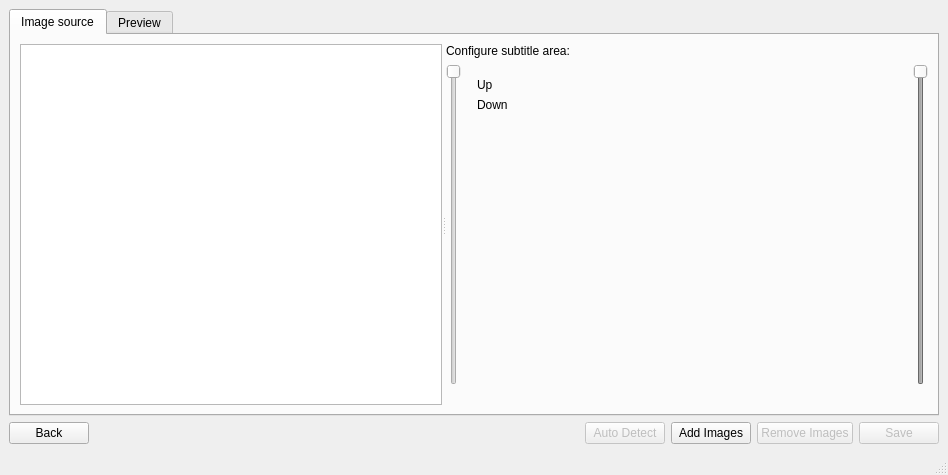
<?xml version="1.0" encoding="UTF-8"?>
<ui version="4.0">
 <class>ImageStitchingWindow</class>
 <widget class="QMainWindow" name="ImageStitchingWindow">
  <property name="geometry">
   <rect>
    <x>0</x>
    <y>0</y>
    <width>948</width>
    <height>475</height>
   </rect>
  </property>
  <property name="windowTitle">
   <string>Image Stitching</string>
  </property>
  <widget class="QWidget" name="centralwidget">
   <property name="sizePolicy">
    <sizepolicy hsizetype="Expanding" vsizetype="Expanding">
     <horstretch>0</horstretch>
     <verstretch>0</verstretch>
    </sizepolicy>
   </property>
   <layout class="QHBoxLayout" name="horizontalLayout_4">
    <item>
     <layout class="QVBoxLayout" name="verticalLayout">
      <property name="sizeConstraint">
       <enum>QLayout::SetDefaultConstraint</enum>
      </property>
      <item>
       <widget class="QTabWidget" name="tabWidget">
        <property name="sizePolicy">
         <sizepolicy hsizetype="Expanding" vsizetype="Expanding">
          <horstretch>0</horstretch>
          <verstretch>0</verstretch>
         </sizepolicy>
        </property>
        <property name="currentIndex">
         <number>0</number>
        </property>
        <widget class="QWidget" name="tab">
         <attribute name="title">
          <string>Image source</string>
         </attribute>
         <layout class="QHBoxLayout" name="horizontalLayout_2">
          <item>
           <widget class="QSplitter" name="splitter">
            <property name="orientation">
             <enum>Qt::Horizontal</enum>
            </property>
            <widget class="QListWidget" name="imageListWidget">
             <property name="minimumSize">
              <size>
               <width>200</width>
               <height>300</height>
              </size>
             </property>
             <property name="selectionMode">
              <enum>QAbstractItemView::ExtendedSelection</enum>
             </property>
             <property name="selectionBehavior">
              <enum>QAbstractItemView::SelectRows</enum>
             </property>
            </widget>
            <widget class="QWidget" name="verticalLayoutWidget_2">
             <layout class="QVBoxLayout" name="verticalLayout_2">
              <item>
               <widget class="QLabel" name="label_2">
                <property name="text">
                 <string>Configure subtitle area:</string>
                </property>
               </widget>
              </item>
              <item>
               <layout class="QHBoxLayout" name="horizontalLayout_3">
                <item>
                 <widget class="QSlider" name="upVerticalSlider">
                  <property name="enabled">
                   <bool>false</bool>
                  </property>
                  <property name="maximum">
                   <number>100</number>
                  </property>
                  <property name="value">
                   <number>0</number>
                  </property>
                  <property name="tracking">
                   <bool>true</bool>
                  </property>
                  <property name="orientation">
                   <enum>Qt::Vertical</enum>
                  </property>
                  <property name="invertedAppearance">
                   <bool>true</bool>
                  </property>
                  <property name="invertedControls">
                   <bool>false</bool>
                  </property>
                 </widget>
                </item>
                <item>
                 <widget class="QWidget" name="imageWidget" native="true">
                  <property name="minimumSize">
                   <size>
                    <width>250</width>
                    <height>250</height>
                   </size>
                  </property>
                  <widget class="QLabel" name="imageLabel">
                   <property name="geometry">
                    <rect>
                     <x>0</x>
                     <y>89</y>
                     <width>250</width>
                     <height>191</height>
                    </rect>
                   </property>
                   <property name="minimumSize">
                    <size>
                     <width>0</width>
                     <height>0</height>
                    </size>
                   </property>
                   <property name="text">
                    <string/>
                   </property>
                   <property name="scaledContents">
                    <bool>true</bool>
                   </property>
                   <property name="alignment">
                    <set>Qt::AlignCenter</set>
                   </property>
                  </widget>
                  <widget class="QLabel" name="upImageLabel">
                   <property name="geometry">
                    <rect>
                     <x>10</x>
                     <y>10</y>
                     <width>221</width>
                     <height>21</height>
                    </rect>
                   </property>
                   <property name="text">
                    <string>Up</string>
                   </property>
                  </widget>
                  <widget class="QLabel" name="downImageLabel">
                   <property name="geometry">
                    <rect>
                     <x>10</x>
                     <y>30</y>
                     <width>231</width>
                     <height>21</height>
                    </rect>
                   </property>
                   <property name="text">
                    <string>Down</string>
                   </property>
                  </widget>
                 </widget>
                </item>
                <item>
                 <widget class="QSlider" name="downVerticalSlider">
                  <property name="enabled">
                   <bool>false</bool>
                  </property>
                  <property name="maximum">
                   <number>100</number>
                  </property>
                  <property name="value">
                   <number>100</number>
                  </property>
                  <property name="tracking">
                   <bool>true</bool>
                  </property>
                  <property name="orientation">
                   <enum>Qt::Vertical</enum>
                  </property>
                  <property name="invertedAppearance">
                   <bool>false</bool>
                  </property>
                  <property name="invertedControls">
                   <bool>false</bool>
                  </property>
                 </widget>
                </item>
               </layout>
              </item>
              <item>
               <widget class="QLabel" name="label">
                <property name="text">
                 <string/>
                </property>
               </widget>
              </item>
             </layout>
            </widget>
           </widget>
          </item>
         </layout>
        </widget>
        <widget class="QWidget" name="tab_2">
         <attribute name="title">
          <string>Preview</string>
         </attribute>
         <layout class="QVBoxLayout" name="verticalLayout_3">
          <item>
           <widget class="QWidget" name="widget" native="true">
            <property name="minimumSize">
             <size>
              <width>0</width>
              <height>30</height>
             </size>
            </property>
            <property name="maximumSize">
             <size>
              <width>16777215</width>
              <height>35</height>
             </size>
            </property>
            <layout class="QHBoxLayout" name="horizontalLayout_5">
             <item>
              <widget class="QPushButton" name="zoomInButton">
               <property name="enabled">
                <bool>false</bool>
               </property>
               <property name="text">
                <string>Zoom In</string>
               </property>
              </widget>
             </item>
             <item>
              <widget class="QPushButton" name="zoomOutButton">
               <property name="enabled">
                <bool>false</bool>
               </property>
               <property name="text">
                <string>Zoom Out</string>
               </property>
              </widget>
             </item>
             <item>
              <spacer name="horizontalSpacer">
               <property name="orientation">
                <enum>Qt::Horizontal</enum>
               </property>
               <property name="sizeHint" stdset="0">
                <size>
                 <width>100</width>
                 <height>20</height>
                </size>
               </property>
              </spacer>
             </item>
            </layout>
           </widget>
          </item>
          <item>
           <widget class="QWidget" name="previewWidget" native="true">
            <widget class="QLabel" name="previewLabel">
             <property name="geometry">
              <rect>
               <x>380</x>
               <y>40</y>
               <width>221</width>
               <height>181</height>
              </rect>
             </property>
             <property name="text">
              <string/>
             </property>
             <property name="scaledContents">
              <bool>true</bool>
             </property>
             <property name="alignment">
              <set>Qt::AlignCenter</set>
             </property>
            </widget>
           </widget>
          </item>
         </layout>
        </widget>
       </widget>
      </item>
      <item>
       <layout class="QHBoxLayout" name="horizontalLayout">
        <item>
         <widget class="QPushButton" name="goBackButton">
          <property name="text">
           <string>Back</string>
          </property>
         </widget>
        </item>
        <item>
         <spacer name="horizontalSpacer_2">
          <property name="orientation">
           <enum>Qt::Horizontal</enum>
          </property>
          <property name="sizeHint" stdset="0">
           <size>
            <width>40</width>
            <height>20</height>
           </size>
          </property>
         </spacer>
        </item>
        <item>
         <widget class="QPushButton" name="autoDetectButton">
          <property name="enabled">
           <bool>false</bool>
          </property>
          <property name="text">
           <string>Auto Detect</string>
          </property>
         </widget>
        </item>
        <item>
         <widget class="QPushButton" name="addButton">
          <property name="text">
           <string>Add Images</string>
          </property>
         </widget>
        </item>
        <item>
         <widget class="QPushButton" name="removeButton">
          <property name="enabled">
           <bool>false</bool>
          </property>
          <property name="text">
           <string>Remove Images</string>
          </property>
         </widget>
        </item>
        <item>
         <widget class="QPushButton" name="saveButton">
          <property name="enabled">
           <bool>false</bool>
          </property>
          <property name="text">
           <string>Save</string>
          </property>
         </widget>
        </item>
       </layout>
      </item>
     </layout>
    </item>
   </layout>
  </widget>
  <widget class="QMenuBar" name="menubar">
   <property name="geometry">
    <rect>
     <x>0</x>
     <y>0</y>
     <width>948</width>
     <height>22</height>
    </rect>
   </property>
  </widget>
  <widget class="QStatusBar" name="statusbar"/>
 </widget>
 <tabstops>
  <tabstop>goBackButton</tabstop>
  <tabstop>tabWidget</tabstop>
  <tabstop>imageListWidget</tabstop>
  <tabstop>saveButton</tabstop>
  <tabstop>removeButton</tabstop>
  <tabstop>addButton</tabstop>
  <tabstop>autoDetectButton</tabstop>
  <tabstop>downVerticalSlider</tabstop>
  <tabstop>upVerticalSlider</tabstop>
 </tabstops>
 <resources/>
 <connections/>
</ui>
